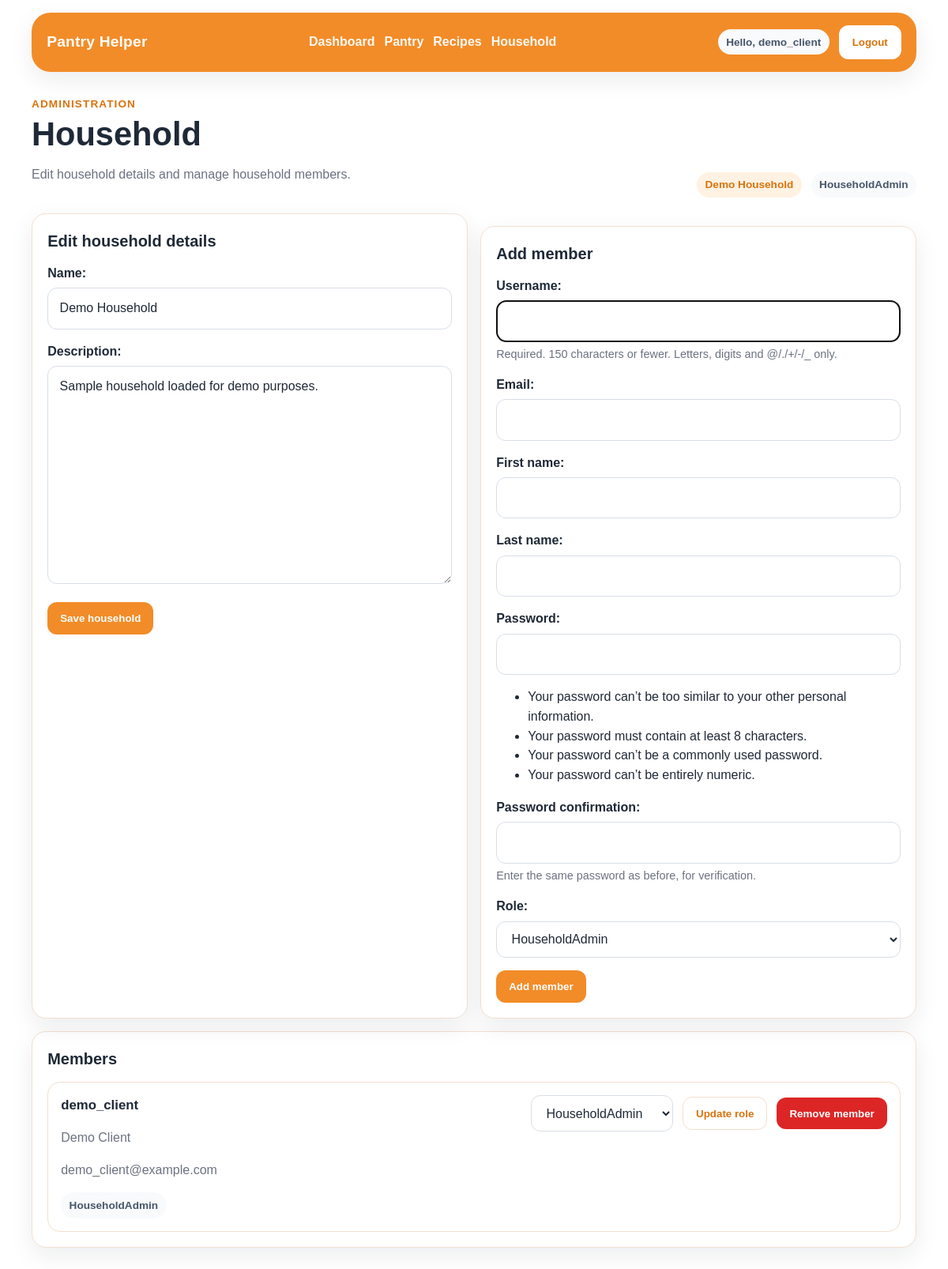
Screenshot of /household/ (signed in) with the database file from the repository.
### app/models.py (models this page shows, shortened)
class HouseholdMember(models.Model):
    user = models.OneToOneField(
        User,
        on_delete=models.CASCADE,
        related_name='household_member'
    )
    household = models.ForeignKey(
        Household,
        on_delete=models.CASCADE,
        related_name='household_members'
    )
    joined_at = models.DateTimeField(auto_now_add=True)
    class Meta:
        permissions = [
            ('manage_household_members', 'Can manage household members'),
            ('change_member_role', 'Can change household member role'),
        ]

class Household(models.Model):
    name = models.CharField(max_length=100)
    description = models.TextField(blank=True)
    created_by = models.ForeignKey(
        User,
        on_delete=models.CASCADE,
        related_name='created_households'
    )
    created_at = models.DateTimeField(auto_now_add=True)

### app/views.py (the view, shortened to what this page needs)
# urls.py: path('household/', views.household_manage, name='household_manage'),
@login_required
def household_manage(request):
    membership = get_membership(request.user)
    if not (
        request.user.has_perm('app.change_household')
        or request.user.has_perm('app.manage_household_members')
    ):
        return redirect('app:dashboard')
    if request.method == 'POST':
        if not request.user.has_perm('app.change_household'):
            messages.error(request, 'You do not have permission to edit this household.')
            return redirect('app:household_manage')
        household_form = HouseholdForm(request.POST, instance=membership.household)
        if household_form.is_valid():
            household_form.save()
            messages.success(request, 'Household updated successfully.')
            return redirect('app:household_manage')
    else:
        household_form = HouseholdForm(instance=membership.household)
    context = _build_household_manage_context(
        request,
        membership,
        household_form=household_form,
    )
    return render(request, 'app/household/household_manage.html', context)

### app/forms.py (shortened to what this page needs)
class HouseholdForm(forms.ModelForm):
    class Meta:
        model = Household
        fields = ['name', 'description']

class HouseholdMemberCreateForm(UserCreationForm):
    email = forms.EmailField(required=False)
    first_name = forms.CharField(max_length=150, required=False)
    last_name = forms.CharField(max_length=150, required=False)
    role = forms.ChoiceField(
        choices=[(role, role) for role in ROLE_GROUPS],
        label='Role'
    )
    class Meta(UserCreationForm.Meta):
        model = User
        fields = ['username', 'email', 'first_name', 'last_name', 'password1', 'password2', 'role']

### app/utils.py (called while the page is built)
def get_user_role(user):
    if not user.is_authenticated:
        return None
    group = user.groups.filter(name__in=ROLE_GROUPS).first()
    return group.name if group else None

def get_membership(user):
    return getattr(user, 'household_member', None)

### app/templates/app/household/household_manage.html (shortened to what this page needs)
{% extends "base.html" %}
{% block content %}
{% if is_creating_household %}
    <div class="page-header">
        <div>
            <span class="eyebrow">Get started</span>
            <h1>Create household</h1>
            <p class="page-subtitle">You are not part of a household yet. Create one to start using Pantry Helper.</p>
        </div>
    </div>
    <form method="post" action="{% url 'app:household_manage' %}" class="card form-card">
        {% csrf_token %}
        {{ household_form.as_p }}
        <div class="page-actions">
            <button type="submit" class="btn">Create household</button>
            <a href="{% url 'app:dashboard' %}" class="btn btn-secondary">Back to dashboard</a>
        </div>
    </form>
{% else %}
    <div class="page-header">
        <div>
            <span class="eyebrow">Administration</span>
            <h1>Household</h1>
            <p class="page-subtitle">Edit household details and manage household members.</p>
        </div>
        <div class="tag-row">
            {% if membership %}
                <span class="tag">{{ membership.household.name }}</span>
            {% endif %}
            {% if role %}
                <span class="tag tag-muted">{{ role }}</span>
            {% endif %}
        </div>
    </div>
    <div class="card-grid card-grid-2">
        {% if can_edit_household %}
            <form method="post" action="{% url 'app:household_manage' %}" class="card form-card">
                <h2>Edit household details</h2>
                {{ household_form.as_p }}
                <div class="page-actions">
                    <button type="submit" class="btn">Save household</button>
                </div>
            </form>
        {% endif %}
        {% if can_manage_members %}
            <form method="post" action="{% url 'app:household_member_add' %}" class="card form-card">
                <h2>Add member</h2>
                {{ member_form.as_p }}
                <div class="page-actions">
                    <button type="submit" class="btn">Add member</button>
                </div>
            </form>
        {% endif %}
    </div>
    <section class="card" style="margin-top: 1rem;">
        <h2>Members</h2>
        {% if members_with_roles %}
            <div class="list-stack">
                {% for item in members_with_roles %}
                    <div class="member-row">
                        <div class="list-row-head">
                            <div>
                                <h3>{{ item.membership.user.username }}</h3>
                                {% if item.membership.user.first_name or item.membership.user.last_name %}
                                    <p class="muted">
                                        {{ item.membership.user.first_name }} {{ item.membership.user.last_name }}
                                    </p>
                                {% endif %}
                                {% if item.membership.user.email %}
                                    <p class="muted">{{ item.membership.user.email }}</p>
                                {% endif %}
                                <div class="tag-row" style="margin-top: 0.5rem;">
                                    <span class="tag tag-muted">
                                        {{ item.current_role|default:"No role assigned" }}
                                    </span>
                                </div>
                            </div>
                            <div class="tag-row">
                                {% if can_change_member_role %}
                                    <form method="post" action="{% url 'app:household_member_change_role' item.membership.id %}" class="inline-form">
                                        <select name="role">
                                            {% for role_name in available_roles %}
                                                <option value="{{ role_name }}" {% if role_name == item.current_role %}selected{% endif %}>
                                                    {{ role_name }}
                                                </option>
                                            {% endfor %}
                                        </select>
                                        <button type="submit" class="btn btn-secondary">Update role</button>
                                    </form>
                                {% endif %}
                                {% if can_manage_members %}
                                    <form method="post" action="{% url 'app:household_member_remove' item.membership.id %}" class="inline-form">
                                        <button type="submit" class="btn btn-danger">Remove member</button>
                                    </form>
                                {% endif %}
                            </div>
                        </div>
                    </div>
                {% endfor %}
            </div>
        {% else %}
            <div class="empty-state">
                <p class="muted">No household members found.</p>
            </div>
        {% endif %}
    </section>
{% endif %}
{% endblock %}

### app/templates/loginpartial.html (shortened to what this page needs)
{% if user.is_authenticated %}
    <div class="auth-box">
        <span class="tag tag-muted">Hello, {{ user.username }}</span>
        <form action="{% url 'logout' %}" method="post" class="inline-form">
            <button type="submit" class="btn btn-light">Logout</button>
        </form>
    </div>
{% else %}
    <a href="{% url 'login' %}" class="btn btn-light">Login</a>
{% endif %}

### static/css/style.css (style rules this page uses)
:root { --bg: #ffffff; --surface: #ffffff; --surface-soft: #fff7ef; --border: #f2dfcf; --text: #1f2937; --muted: #6b7280; --accent: #f28c28; --accent-dark: #d9730d; --accent-soft: #fff2e2; --success-soft: #ecfdf3; --success-text: #166534; --warning-soft: #fff7ed; --warning-text: #9a3412; --danger-soft: #fff1f2; --danger-text: #be123c; --shadow: 0 10px 30px rgba(17, 24, 39, 0.08); --radius: 18px; }
* { box-sizing: border-box; }
html { scroll-behavior: smooth; }
body { margin: 0; font-family: Arial, Helvetica, sans-serif; background: var(--bg); color: var(--text); line-height: 1.55; }
.nav-links, .nav-user, .auth-box, .inline-form, .page-actions, .tag-row { display: flex; align-items: center; gap: 0.75rem; flex-wrap: wrap; }
.page-header { display: flex; justify-content: space-between; align-items: end; gap: 1rem; margin-bottom: 1.25rem; flex-wrap: wrap; }
.eyebrow { display: inline-block; font-size: 0.85rem; font-weight: 700; color: var(--accent-dark); text-transform: uppercase; letter-spacing: 0.08em; margin-bottom: 0.35rem; }
h1, h2, h3 { margin-top: 0; color: var(--text); }
h1 { font-size: clamp(1.9rem, 4vw, 2.6rem); line-height: 1.1; margin-bottom: 0.5rem; }
h2 { font-size: 1.25rem; margin-bottom: 0.8rem; }
h3 { font-size: 1.05rem; margin-bottom: 0.35rem; }
.page-subtitle, .muted, .item-notes, .helper-text { color: var(--muted); }
.card { background: var(--surface); border: 1px solid var(--border); border-radius: var(--radius); padding: 1.2rem; box-shadow: var(--shadow); }
.card + .card { margin-top: 1rem; }
.card-grid { display: grid; gap: 1rem; }
.card-grid-2 { grid-template-columns: repeat(2, minmax(0, 1fr)); }
.btn, button, input[type="submit"] { border: 0; border-radius: 12px; background: var(--accent); color: white; font-weight: 700; padding: 0.8rem 1rem; cursor: pointer; transition: 0.2s ease; text-decoration: none; display: inline-flex; align-items: center; justify-content: center; }
.btn-secondary { background: white; color: var(--accent-dark); border: 1px solid var(--border); }
.btn-light { background: white; color: var(--accent-dark); border: 1px solid rgba(255, 255, 255, 0.5); }
.btn-danger { background: #dc2626; }
.tag { display: inline-flex; align-items: center; padding: 0.35rem 0.65rem; border-radius: 999px; background: var(--accent-soft); color: var(--accent-dark); font-size: 0.85rem; font-weight: 700; }
.tag-muted { background: #f8fafc; color: #475569; }
.list-stack { display: grid; gap: 0.85rem; }
.list-row, .item-card, .member-row { border: 1px solid var(--border); border-radius: 16px; padding: 1rem; background: white; }
.item-card-head, .list-row-head { display: flex; justify-content: space-between; gap: 1rem; align-items: start; flex-wrap: wrap; }
form { margin: 0; }
.form-card p { margin: 0 0 1rem; }
.form-card label { display: block; font-weight: 700; margin-bottom: 0.35rem; }
.form-card input, .form-card select, .form-card textarea, .auth-panel input, .auth-panel select, .auth-panel textarea, .inline-form select { width: 100%; border: 1px solid #d8dee6; border-radius: 12px; padding: 0.8rem 0.9rem; font: inherit; color: var(--text); background: white; }
.form-card textarea, .auth-panel textarea { min-height: 120px; resize: vertical; }
.form-card .helptext, .auth-panel .helptext { display: block; margin-top: 0.25rem; color: var(--muted); font-size: 0.9rem; }
.inline-form { margin: 0; }
.inline-form select { width: auto; min-width: 180px; }

### rows the page displays
HouseholdMember: household.name "Demo Household", membership.user.username "demo_client", membership.user.first_name "Demo", membership.user.last_name "Client", membership.user.email "demo_client@example.com", current_role "HouseholdAdmin"
Household: name "Demo Household", description "Sample household loaded for demo purposes."

### other values shown
{{ user.username }} "demo_client"
{{ role }} "HouseholdAdmin"
form field role "HouseholdAdmin"
